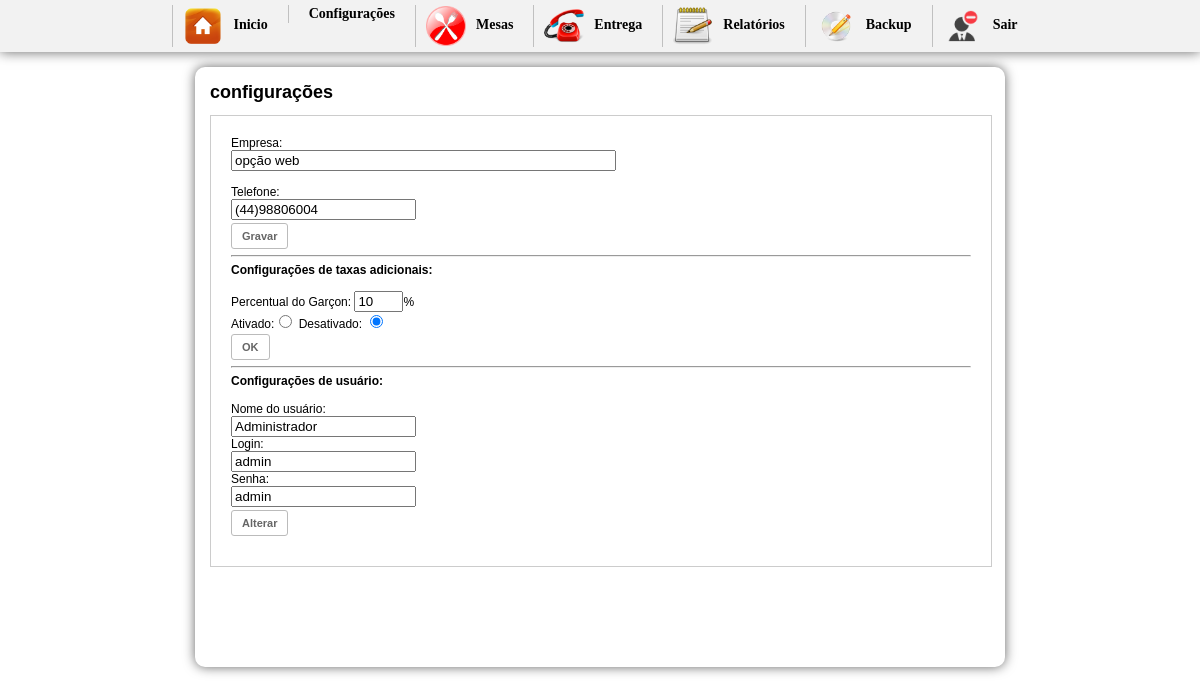
The page /inicio.php?btn=config (signed in) on the database as committed earlier.
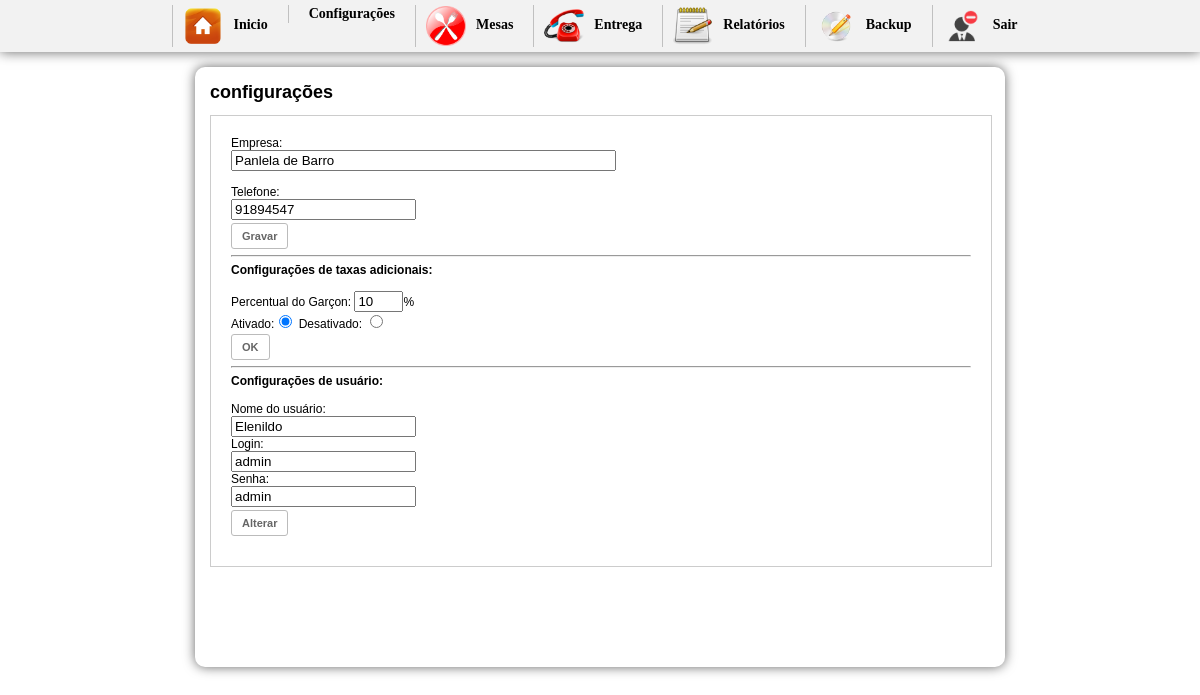
The same page on the database as committed later.
### tables this page shows
CREATE TABLE `config` (
  `id_conf` int(30) NOT NULL,
  `empresa` varchar(200) NOT NULL,
  `telefone` varchar(30) NOT NULL,
  `pgarcon` int(10) NOT NULL,
  `ativo` int(2) NOT NULL
);

CREATE TABLE `garcon` (
  `idGarcon` int(10) NOT NULL auto_increment,
  `nomeGarcon` varchar(200) NOT NULL,
  `login` varchar(20) NOT NULL,
  `senha` varchar(20) NOT NULL,
  `nv` int(1) NOT NULL,
  PRIMARY KEY  (`idGarcon`)
);

### config.php (the view, shortened to what this page needs)
<h1>configurações</h1>
<div id="boxcadProdutos">
<div id="formconfig">
<?php
$sql = mysql_query("SELECT * FROM config");
$ver = mysql_fetch_array($sql);
$s = mysql_query("SELECT * FROM garcon WHERE idGarcon='1'");
$usu = mysql_fetch_array($s);
?>
<form action="" method="post" enctype="multipart/form-data">
           Empresa:<br/>
           <input name="empresa" type="text"  value="<?php echo $ver["empresa"]; ?>" size="45"> <br/><br/>
           Telefone:<br/>
           <input name="telefone" type="text"  value="<?php echo $ver["telefone"]; ?>"><br/>
         <input name="gravar" type="submit" class="button" value="Gravar">
    </form>
    <hr />
    <strong>Configurações de taxas adicionais:</strong><br/><br/>
   <form action="" method="post" enctype="multipart/form-data">
   Percentual do Garçon:
   <input name="pgarcon" type="text" value="<?php echo $ver['pgarcon'] ?>" size="3" maxlength="2" />%<br/>
   Ativado:<input name="ativo" type="radio" value="1" <?php if($ver['ativo'] == 1){ echo 'checked="checked"';} ?>  /> Desativado: <input name="ativo" type="radio" value="0" <?php if($ver['ativo'] == 0){ echo 'checked="checked"';} ?>/><br/>
   <input name="ok" type="submit" value="OK" id="ok" class="button" />
   </form>
    <hr />
    <strong>Configurações de usuário:</strong><br/><br/>
    <form action="" method="post" enctype="multipart/form-data">
	Nome do usuário:<br/>
    <input name="nome" type="text" id="nome" value="<?php echo $usu['nomeGarcon'] ?>" /><br/>
    Login:<br/>
    <input name="login" type="text" id="login" value="<?php echo $usu['login'] ?>" /><br/>
    Senha:<br/>
    <input name="senha" type="text" id="senha" value="<?php echo $usu['senha'] ?>" /><br/>
   <input name="alterar" type="submit" value="Alterar" id="alterar" class="button" />
   </form>
</div>
</div>

Rows that differ between the two databases and show on the page:
changed config: empresa "opção web" → "Panlela de Barro"; telefone "(44)98806004" → "91894547"; ativo "☐" → "☑"; ativo "☑" → "☐"
changed garcon "admin": nome "Administrador" → "Elenildo"
